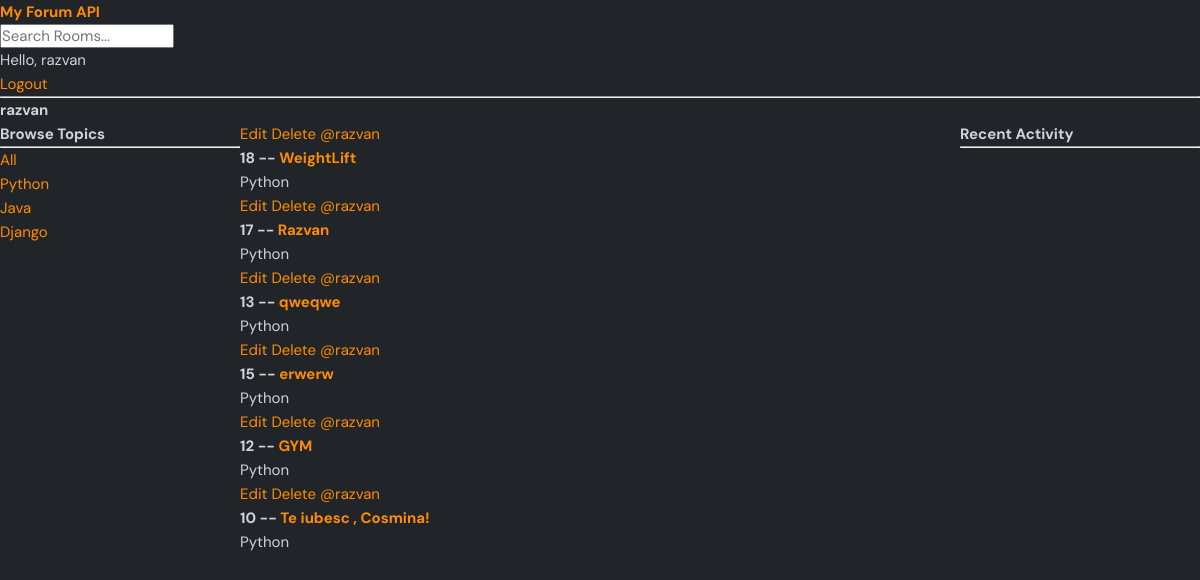
/profile/1/ (signed in), run on the app's committed database.
### base/models.py (models this page shows, shortened)
class Topic(models.Model):
    name = models.CharField(max_length=200)

class Room(models.Model):
    host =  models.ForeignKey(User, on_delete=models.SET_NULL, null=True)
    topic = models.ForeignKey(Topic, on_delete=models.SET_NULL, null=True)
    name = models.CharField(max_length=200)
    description = models.TextField(null=True, blank=True)
    participants = models.ManyToManyField(User, related_name='participants', blank=True)
    updated = models.DateTimeField(auto_now=True)
    created = models.DateTimeField(auto_now_add=True)
    class Meta:
        ordering = ['-updated', '-created']

### base/views.py (the view)
# urls.py: path('profile/<str:pk>/', views.userProfile, name='user-profile'),
def userProfile(request, pk):
    user =User.objects.get(id=pk)
    rooms = user.room_set.all()
    room_message = user.message_set.all()
    topics = Topic.objects.all()
    context =  {'user':user, 'rooms':rooms, 'room_message':room_message,'topics':topics}
    return render(request, 'base/profile.html', context)

### templates/base/profile.html (shortened to what this page needs)
{% extends 'main.html' %}
{% block content %}
    <h1>{{ user.username }}</h1>
    <div class="profile-container">
        <div>
            {% include 'base/topics_component.html' %}
        </div>
        <div>
            {% include 'base/feed_component.html' %}
        </div>
        <div>
            {% include 'base/activity_component.html' %}
        </div>
    </div>
{% endblock content %}

### templates/navbar.html
<a href="/">
    <h1>My Forum API</h1>
</a>
<form method="GET" action="{% url 'home' %}">
    <input type="text" name="q" placeholder="Search Rooms..." />
</form>
{% if request.user.is_authenticated %}
<p>Hello, {{ request.user }}</p>
<a href="{% url 'logout' %}">Logout</a>
{% else %}
<a href="{%  url 'login' %}">Login</a>
{% endif %}
<hr>

### templates/base/topics_component.html
<h3>Browse Topics</h3>
        <hr>
        <div>
            <a href="{% url 'home' %}">All</a>
        </div>
        {% for topic in topics %}
            <div>
                <a href="{% url 'home' %}?q={{ topic.name }}">{{ topic.name }}</a>
            </div>
        {% endfor %}

### templates/base/feed_component.html
<div>
        {% for room in rooms %}
            <div>
                {% if request.user == room.host %}
                    <a href="{% url 'update-room' room.id %}">Edit</a>
                <a href="{% url 'delete-room' room.id %}">Delete</a>
                {% endif %}
                <a href="{% url 'user-profile' room.host.id %}">@{{ room.host.username }}</a>
                <h5>{{ room.id }} -- <a href="{% url 'room' room.id %}">{{ room.name }}</a></h5>
                <small>{{ room.topic.name }}</small>
            </div>
        {% endfor %}
    </div>

### static/styles/style.css (style rules this page uses)
:root { --color-main: #ff8c00; --color-main-light: #ffd8b5; --color-dark: #343a40; --color-dark-medium: #495057; --color-dark-light: #6c757d; --color-light: #f8f9fa; --color-gray: #adb5bd; --color-light-gray: #ced4da; --color-bg: #212529; --color-success: #28a745; --color-error: #dc3545; }
* { font-family: "DM Sans", -apple-system, BlinkMacSystemFont, "Segoe UI", Roboto, Oxygen, Ubuntu, Cantarell, "Open Sans", "Helvetica Neue", sans-serif; margin: 0; padding: 0; box-sizing: border-box; text-rendering: optimizeLegibility; font-size: inherit; }
html { font-size: 56.25%; }
@media only screen and (min-width: 1200px) { html { font-size: 62.5%; } }
body { line-height: 1.6; font-weight: 400; font-size: 1.5rem; color: var(--color-light-gray); background-color: var(--color-bg); min-height: 100vh; }
a { display: inline-block; color: var(--color-main); text-decoration: none; }

### templates/base/profile.html (style rules this page uses)
.profile-container { display: grid; grid-template-columns: 1fr 3fr 1fr; }

### data on the page
Topic: name "Python"
Topic: name "Java"
Topic: name "Django"
Room: shows "Edit", host.username "razvan", id "18", name "WeightLift", topic.name "Python"
Room: shows "Edit", host.username "razvan", id "17", name "Razvan", topic.name "Python"
Room: shows "Edit", host.username "razvan", id "13", name "qweqwe", topic.name "Python"
Room: shows "Edit", host.username "razvan", id "15", name "erwerw", topic.name "Python"
Room: shows "Edit", host.username "razvan", id "12", name "GYM", topic.name "Python"
Room: shows "Edit", host.username "razvan", id "10", name "Te iubesc , Cosmina!", topic.name "Python"

### other printed values
{{ request.user }} "razvan"
{{ user.username }} "razvan"
